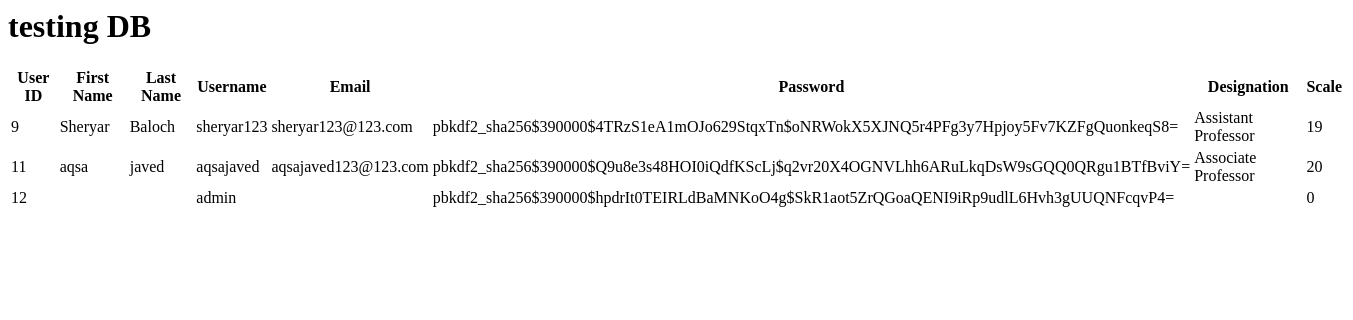
/test, run on an earlier commit of the app's database.
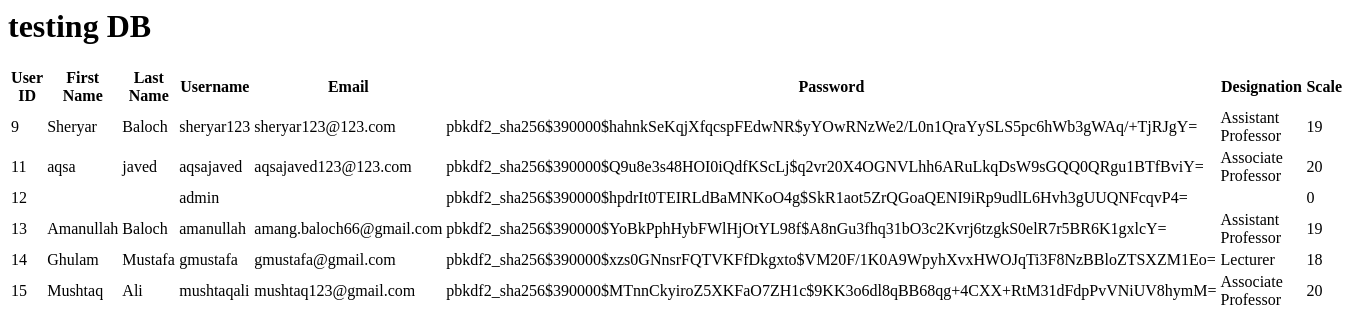
And on a later commit of the database.
### main/models.py (models this page shows, shortened)
class Teacher(models.Model):
    user = models.OneToOneField(User, on_delete=models.CASCADE)
    designation = models.CharField(max_length=100, null=True)
    scale = models.IntegerField(null=True)

### main/views.py (the view)
# urls.py: path('test', views.test, name='test'),
def test(request):
    teachers = Teacher.objects.all
    return render(request, 'test.html', {'all':teachers})

### main/templates/test.html
<h1>testing DB</h1>
<table>
    <thead>
      <tr>
        <th>User ID</th>
        <th>First Name</th>
        <th>Last Name</th>
        <th>Username</th>
        <th>Email</th>
        <th>Password</th>
        <th>Designation</th>
        <th>Scale</th>
      </tr>
    </thead>
    <tbody>
      {% for teacher in all %}
      <tr>
        <td>{{ teacher.user.id }}</td>
        <td>{{ teacher.user.first_name }}</td>
        <td>{{ teacher.user.last_name }}</td>
        <td>{{ teacher.user.username }}</td>
        <td>{{ teacher.user.email }}</td>
        <td>{{ teacher.user.password }}</td>
        <td>{{ teacher.designation }}</td>
        <td>{{ teacher.scale }}</td>
      </tr>
      {% endfor %}
    </tbody>
</table>

What changed in the data, as far as the page shows it:
changed through a linked row, Teacher "Sheryar": user.password "pbkdf2_sha256$390000$4TRzS1eA1mOJo629StqxTn$oNRWokX5XJNQ5r4PFg3y7Hpjoy5Fv7KZFgQuonkeqS8=" → "pbkdf2_sha256$390000$hahnkSeKqjXfqcspFEdwNR$yYOwRNzWe2/L0n1QraYySLS5pc6hWb3gWAq/+TjRJgY="
added Teacher: user.id "13", user.first_name "Amanullah", user.last_name "Baloch", user.username "amanullah", user.email "amang.baloch66@gmail.com", user.password "pbkdf2_sha256$390000$YoBkPphHybFWlHjOtYL98f$A8nGu3fhq31bO3c2Kvrj6tzgkS0elR7r5BR6K1gxlcY=", designation "Assistant Professor", scale "19"
added Teacher: user.id "14", user.first_name "Ghulam", user.last_name "Mustafa", user.username "gmustafa", user.email "gmustafa@gmail.com", user.password "pbkdf2_sha256$390000$xzs0GNnsrFQTVKFfDkgxto$VM20F/1K0A9WpyhXvxHWOJqTi3F8NzBBloZTSXZM1Eo=", designation "Lecturer", scale "18"
added Teacher: user.id "15", user.first_name "Mushtaq", user.last_name "Ali", user.username "mushtaqali", user.email "mushtaq123@gmail.com", user.password "pbkdf2_sha256$390000$MTnnCkyiroZ5XKFaO7ZH1c$9KK3o6dl8qBB68qg+4CXX+RtM31dFdpPvVNiUV8hymM=", designation "Associate Professor", scale "20"
